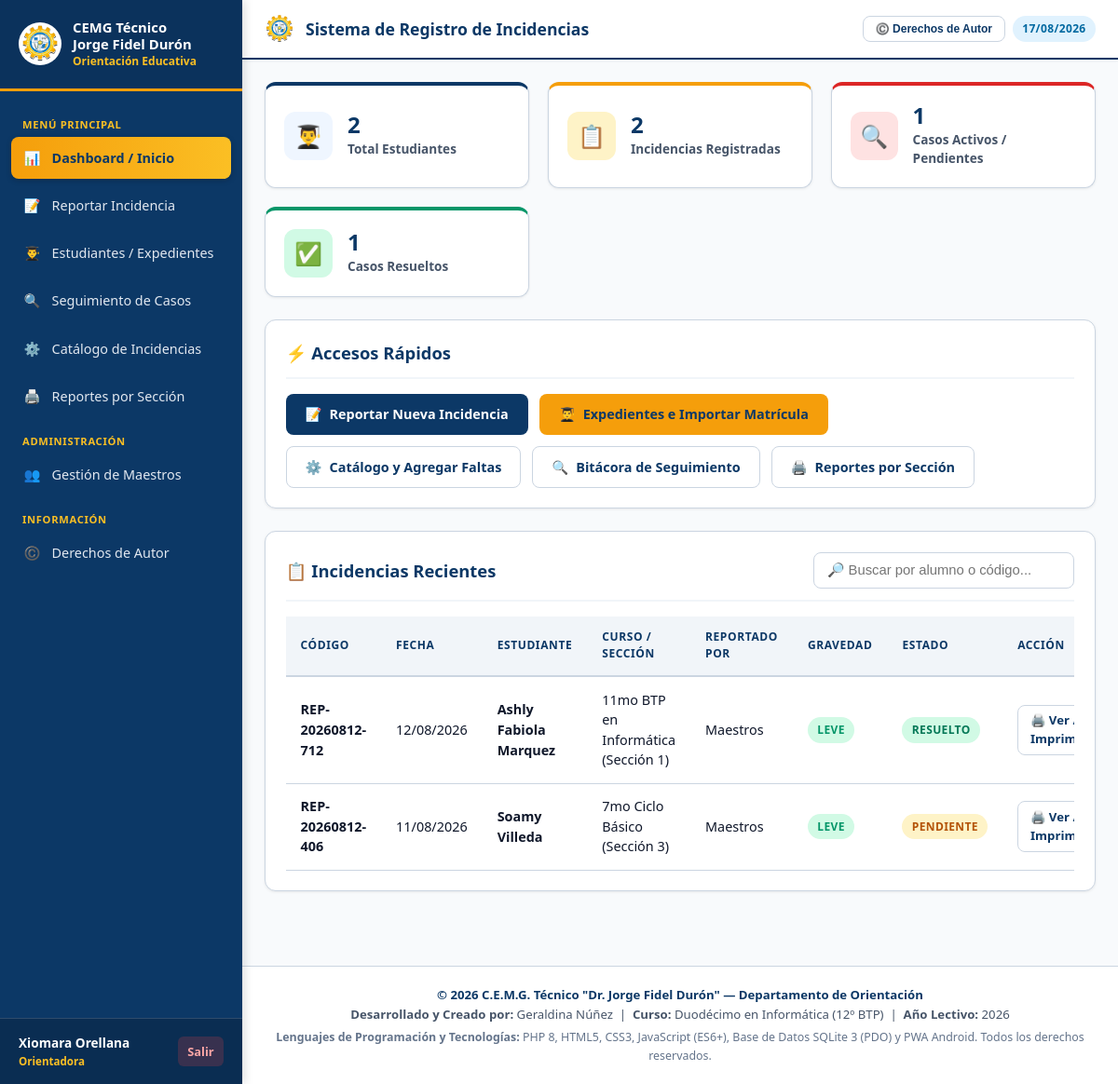
The app's page /index.php?action=dashboard (signed in) with its own data.
### tables this page shows
CREATE TABLE incident_reports (
                id INTEGER PRIMARY KEY AUTOINCREMENT,
                report_code TEXT UNIQUE NOT NULL,
                student_id INTEGER NOT NULL REFERENCES students(id) ON DELETE CASCADE,
                reporter_user_id INTEGER NOT NULL REFERENCES users(id),
                report_date DATE DEFAULT (DATE('now', 'localtime')),
                report_time TIME DEFAULT (TIME('now', 'localtime')),
                observations TEXT,
                severity_level TEXT CHECK(severity_level IN ('Leve', 'Grave', 'Muy Grave')) DEFAULT 'Leve',
                status TEXT CHECK(status IN ('Pendiente', 'Citatorio Enviado', 'Atendido en Orientación', 'Compromiso Firmado', 'Sanción Aplicada', 'Resuelto')) DEFAULT 'Pendiente',
                created_at DATETIME DEFAULT CURRENT_TIMESTAMP
            , custom_reporter_name TEXT);

CREATE TABLE students (
                id INTEGER PRIMARY KEY AUTOINCREMENT,
                student_code TEXT UNIQUE,
                identity_num TEXT UNIQUE,
                full_name TEXT NOT NULL,
                gender TEXT CHECK(gender IN ('M', 'F')),
                birth_date DATE,
                course_id INTEGER REFERENCES courses(id) ON DELETE SET NULL,
                guardian_name TEXT,
                guardian_phone TEXT,
                guardian_address TEXT,
                documents_submitted TEXT,
                status TEXT DEFAULT 'activo',
                created_at DATETIME DEFAULT CURRENT_TIMESTAMP
            );

CREATE TABLE courses (
                id INTEGER PRIMARY KEY AUTOINCREMENT,
                grade TEXT NOT NULL,          -- e.g. 7mo, 8vo, 9no, 10mo, 11mo, 12mo
                modality TEXT NOT NULL,       -- e.g. Ciclo Básico, BTP en Informática, BTP en Electromecánica, BTP en Desarrollo Agroforestal
                section_name TEXT NOT NULL,   -- e.g. Sección 1, Sección 2, Sección 3
                created_at DATETIME DEFAULT CURRENT_TIMESTAMP,
                UNIQUE(grade, modality, section_name)
            );

CREATE TABLE users (
                id INTEGER PRIMARY KEY AUTOINCREMENT,
                username TEXT UNIQUE NOT NULL,
                password_hash TEXT NOT NULL,
                full_name TEXT NOT NULL,
                role TEXT CHECK(role IN ('orientadora', 'docente')) NOT NULL,
                email TEXT,
                phone TEXT,
                created_at DATETIME DEFAULT CURRENT_TIMESTAMP
            );

### views/dashboard_orientadora.php (the view)
<?php
require_once __DIR__ . '/header.php';
$db = Database::getInstance()->getConnection();
$totalEstudiantes = $db->query("SELECT COUNT(*) FROM students")->fetchColumn();
$totalReportes = $db->query("SELECT COUNT(*) FROM incident_reports")->fetchColumn();
$casosActivos = $db->query("SELECT COUNT(*) FROM incident_reports WHERE status != 'Resuelto'")->fetchColumn();
$casosResueltos = $db->query("SELECT COUNT(*) FROM incident_reports WHERE status = 'Resuelto'")->fetchColumn();
$stmtLatest = $db->query("
    SELECT r.*, s.full_name as student_name, c.grade, c.modality, c.section_name, u.full_name as reporter_name
    FROM incident_reports r
    JOIN students s ON r.student_id = s.id
    LEFT JOIN courses c ON s.course_id = c.id
    JOIN users u ON r.reporter_user_id = u.id
    ORDER BY r.created_at DESC
    LIMIT 10
");
$latestReports = $stmtLatest->fetchAll();
?>
<div class="stats-grid">
    <div class="stat-card">
        <div class="stat-icon primary">👨‍🎓</div>
        <div class="stat-details">
            <h3><?= $totalEstudiantes ?></h3>
            <p>Total Estudiantes</p>
        </div>
    </div>
    <div class="stat-card">
        <div class="stat-icon warning">📋</div>
        <div class="stat-details">
            <h3><?= $totalReportes ?></h3>
            <p>Incidencias Registradas</p>
        </div>
    </div>
    <div class="stat-card">
        <div class="stat-icon danger">🔍</div>
        <div class="stat-details">
            <h3><?= $casosActivos ?></h3>
            <p>Casos Activos / Pendientes</p>
        </div>
    </div>
    <div class="stat-card">
        <div class="stat-icon success">✅</div>
        <div class="stat-details">
            <h3><?= $casosResueltos ?></h3>
            <p>Casos Resueltos</p>
        </div>
    </div>
</div>
<div class="card">
    <div class="card-header">
        <div class="card-title">⚡ Accesos Rápidos</div>
    </div>
    <div style="display: flex; gap: 0.75rem; flex-wrap: wrap;">
        <a href="index.php?action=crear_incidencia" class="btn btn-primary">
            <span>📝</span> Reportar Nueva Incidencia
        </a>
        <a href="index.php?action=estudiantes" class="btn btn-secondary">
            <span>👨‍🎓</span> Expedientes e Importar Matrícula
        </a>
        <a href="index.php?action=catalogo_faltas" class="btn btn-outline">
            <span>⚙️</span> Catálogo y Agregar Faltas
        </a>
        <a href="index.php?action=seguimiento" class="btn btn-outline">
            <span>🔍</span> Bitácora de Seguimiento
        </a>
        <a href="index.php?action=reportes" class="btn btn-outline">
            <span>🖨️</span> Reportes por Sección
        </a>
    </div>
</div>
<div class="card">
    <div class="card-header">
        <div class="card-title">📋 Incidencias Recientes</div>
        <input type="text" class="form-control live-search-input" data-table="table-recent" placeholder="🔎 Buscar por alumno o código..." style="max-width: 280px;">
    </div>
    <div class="table-responsive">
        <table class="table" id="table-recent">
            <thead>
                <tr>
                    <th>Código</th>
                    <th>Fecha</th>
                    <th>Estudiante</th>
                    <th>Curso / Sección</th>
                    <th>Reportado Por</th>
                    <th>Gravedad</th>
                    <th>Estado</th>
                    <th>Acción</th>
                </tr>
            </thead>
            <tbody>
                <?php if (empty($latestReports)): ?>
                    <tr>
                        <td colspan="8" style="text-align: center; color: var(--text-muted); padding: 2rem;">
                            No hay reportes disciplinarios registrados hasta el momento.
                        </td>
                    </tr>
                <?php else: ?>
                    <?php foreach ($latestReports as $rep): ?>
                        <tr>
                            <td><strong><?= htmlspecialchars($rep['report_code']) ?></strong></td>
                            <td><?= date('d/m/Y', strtotime($rep['report_date'])) ?></td>
                            <td><strong><?= htmlspecialchars($rep['student_name']) ?></strong></td>
                            <td>
                                <?= htmlspecialchars($rep['grade'] ?? '') ?>
                                <?= htmlspecialchars($rep['modality'] ?? '') ?>
                                (<?= htmlspecialchars($rep['section_name'] ?? '') ?>)
                            </td>
                            <td><?= htmlspecialchars($rep['reporter_name']) ?></td>
                            <td>
                                <span class="badge badge-<?= strtolower(str_replace(' ', '-', $rep['severity_level'])) ?>">
                                    <?= htmlspecialchars($rep['severity_level']) ?>
                                </span>
                            </td>
                            <td>
                                <span class="badge badge-<?= strtolower(str_replace(' ', '-', $rep['status'])) ?>">
                                    <?= htmlspecialchars($rep['status']) ?>
                                </span>
                            </td>
                            <td>
                                <a href="index.php?action=reporte_estudiante&id=<?= $rep['id'] ?>" class="btn btn-outline btn-sm" title="Ver Boleta / Imprimir">
                                    🖨️ Ver / Imprimir
                                </a>
                            </td>
                        </tr>
                    <?php endforeach; ?>
                <?php endif; ?>
            </tbody>
        </table>
    </div>
</div>
<?php require_once __DIR__ . '/footer.php'; ?>

### assets/css/style.css (style rules this page uses)
:root { --primary: #0c3866; --primary-hover: #08284a; --primary-light: #eff6ff; --secondary: #f59e0b; --secondary-hover: #d97706; --secondary-light: #fef3c7; --yellow-accent: #fbbf24; --accent: #0284c7; --success: #059669; --success-bg: #d1fae5; --warning: #d97706; --warning-bg: #fef3c7; --danger: #dc2626; --danger-bg: #fee2e2; --info: #0284c7; --info-bg: #e0f2fe; --bg-main: #f8fafc; --bg-card: #ffffff; --text-main: #0f172a; --text-muted: #475569; --border: #cbd5e1; --font-family: system-ui, -apple-system, BlinkMacSystemFont, 'Segoe UI', Roboto, Helvetica, Arial, sans-serif; --shadow-sm: 0 1px 3px 0 rgba(0, 0, 0, 0.08); --shadow-md: 0 4px 6px -1px rgba(0, 0, 0, 0.12), 0 2px 4px -1px rgba(0, 0, 0, 0.07); --shadow-lg: 0 10px 15px -3px rgba(0, 0, 0, 0.15), 0 4px 6px -2px rgba(0, 0, 0, 0.08); --radius: 12px; --radius-sm: 8px; }
* { box-sizing: border-box; margin: 0; padding: 0; }
body { font-family: var(--font-family); background-color: var(--bg-main); color: var(--text-main); line-height: 1.5; min-height: 100vh; }
.card { background-color: var(--bg-card); border-radius: var(--radius); border: 1px solid var(--border); box-shadow: var(--shadow-sm); padding: 1.35rem; margin-bottom: 1.5rem; }
.card-header { display: flex; align-items: center; justify-content: space-between; margin-bottom: 1rem; padding-bottom: 0.75rem; border-bottom: 2px solid #f1f5f9; }
.card-title { font-size: 1.15rem; font-weight: 800; color: var(--primary); }
.stats-grid { display: grid; grid-template-columns: repeat(auto-fit, minmax(220px, 1fr)); gap: 1.25rem; margin-bottom: 1.5rem; }
.stat-card { background-color: #ffffff; border-radius: var(--radius); border: 1px solid var(--border); padding: 1.25rem; display: flex; align-items: center; gap: 1rem; box-shadow: var(--shadow-sm); border-top: 4px solid var(--primary); }
.stat-card:nth-child(2) { border-top-color: var(--secondary); }
.stat-card:nth-child(3) { border-top-color: var(--danger); }
.stat-card:nth-child(4) { border-top-color: var(--success); }
.stat-icon { width: 52px; height: 52px; border-radius: 12px; display: flex; align-items: center; justify-content: center; font-size: 1.5rem; }
.stat-icon.primary { background: var(--primary-light); color: var(--primary); }
.stat-icon.warning { background: var(--warning-bg); color: var(--warning); }
.stat-icon.danger { background: var(--danger-bg); color: var(--danger); }
.stat-icon.success { background: var(--success-bg); color: var(--success); }
.stat-details h3 { font-size: 1.5rem; font-weight: 800; line-height: 1; margin-bottom: 0.25rem; color: var(--primary); }
.stat-details p { font-size: 0.85rem; color: var(--text-muted); font-weight: 600; }
.btn { display: inline-flex; align-items: center; justify-content: center; gap: 0.5rem; padding: 0.65rem 1.25rem; font-size: 0.9rem; font-weight: 700; border-radius: var(--radius-sm); border: 1px solid transparent; cursor: pointer; text-decoration: none; transition: all 0.2s ease; }
.btn-primary { background-color: var(--primary); color: #ffffff; }
.btn-secondary { background-color: var(--secondary); color: var(--primary); font-weight: 800; }
.btn-outline { background-color: #ffffff; border-color: var(--border); color: var(--primary); }
.btn-sm { padding: 0.4rem 0.8rem; font-size: 0.825rem; }
.form-control { width: 100%; padding: 0.65rem 0.85rem; font-size: 0.925rem; border: 1.5px solid var(--border); border-radius: var(--radius-sm); background-color: #ffffff; color: var(--text-main); transition: border-color 0.2s; }
.table-responsive { width: 100%; overflow-x: auto; }
.table { width: 100%; border-collapse: collapse; text-align: left; font-size: 0.9rem; }
.table th { background-color: #f1f5f9; color: var(--primary); font-weight: 800; text-transform: uppercase; font-size: 0.75rem; letter-spacing: 0.05em; padding: 0.85rem 1rem; border-bottom: 2px solid var(--border); }
.table td { padding: 0.85rem 1rem; border-bottom: 1px solid var(--border); vertical-align: middle; }
.badge { display: inline-block; padding: 0.3rem 0.65rem; font-size: 0.75rem; font-weight: 800; border-radius: 9999px; text-transform: uppercase; letter-spacing: 0.03em; }
.badge-leve { background-color: var(--success-bg); color: var(--success); }
.badge-pendiente { background-color: #fef3c7; color: #b45309; }
.badge-resuelto { background-color: #d1fae5; color: #047857; }

### records on screen
incident_reports: report_code "REP-20260812-712", report_date "12/08/2026", student.full_name "Ashly Fabiola Marquez", courses.grade "11mo", courses.modality "BTP en Informática", courses.section_name "Sección 1", reporter_user.full_name "Maestros", severity_level "LEVE", status "RESUELTO"
incident_reports: report_code "REP-20260812-406", report_date "11/08/2026", student.full_name "Soamy Villeda", courses.grade "7mo", courses.modality "Ciclo Básico", courses.section_name "Sección 3", reporter_user.full_name "Maestros", severity_level "LEVE", status "PENDIENTE"

### other values on screen
$fullName "Xiomara Orellana"
$roleName "Orientadora"
$totalEstudiantes "2"
$totalReportes "2"
$casosActivos "1"
$casosResueltos "1"
